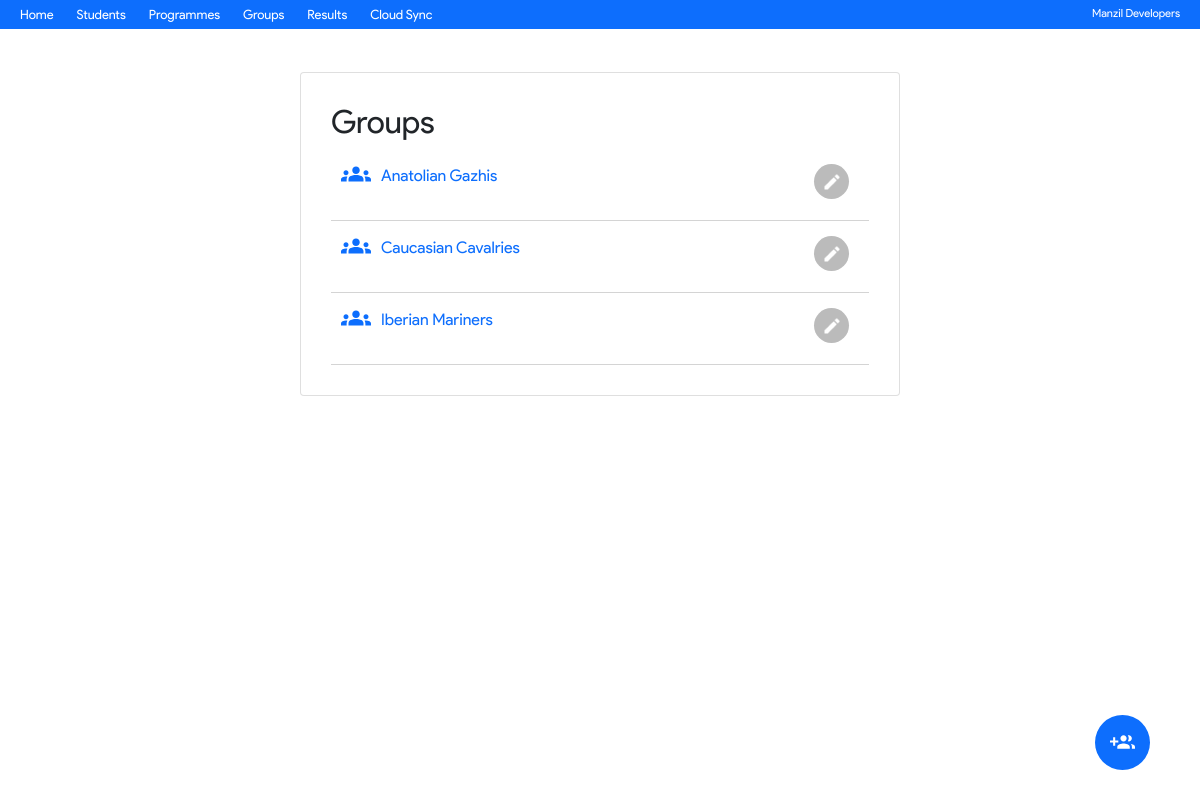
The app's page /team.php with its own data.
### tables this page shows
CREATE TABLE `team` (
  `id` int(11) NOT NULL,
  `name` varchar(255) NOT NULL,
  `code` varchar(10) NOT NULL,
  `point` int(11) NOT NULL,
  `floor` int(1) DEFAULT NULL
);

### team.php (the view, shortened to what this page needs)
<!DOCTYPE html>
<html lang="en">
<head>
<?php include 'inc/head.php'; ?>
    <link rel="stylesheet" href="css/style.css">
</head>
<body>
   <?php include'inc/nav.php';
   $sql = "SELECT * FROM team";
   $res = mysqli_query($conn, $sql);
   ?>
<div class="card centerCard">
    <h2>Groups</h2>
<?php
if(mysqli_num_rows($res)>0){
    while($row = mysqli_fetch_assoc($res)){
        echo'<a href="singleTeam.php?id='.$row['id'].'"><div class="snRow">
        <p><img src="img/team.svg" width="30px" style="margin-right:10px;margin-bottom:5px;">'.$row['name'].'
      <a href="editTeam.php?id='.$row['id'].'"><div class="ed"> <img src="img/edit.png" width="20px" alt="">
      </div></a>
        </p></div></a>';
    }
}
?>
</div>
<a href="addTeam.php">
<div class="floating" alt="Hey">
<img src="img/group_add.svg" width="25px" alt="">
</div>
</a>
</body>
</html>

### css/style.css (style rules this page uses)
body { font-family: 'MGregular'; margin: 0; }
body a { text-decoration: none; }
.centerCard { width: 50%; margin-left: 25%; padding: 30px; }
.snRow { position: relative; width: 100%; padding: 10px; border-bottom: 0.5px solid #d4d4d4; -webkit-transition: 0.4s ease; transition: 0.4s ease; }
.snRow .ed { position: absolute; right: 20px; top: 15px; bottom: 0; background: #bbbbbb; border-radius: 50%; padding: 5px; color: #fff; height: 35px; width: 35px; text-align: center; -webkit-box-align: center; -ms-flex-align: center; align-items: center; -webkit-user-select: none; -moz-user-select: none; -ms-user-select: none; user-select: none; -webkit-transition: 0.4s ease; transition: 0.4s ease; }
.snRow .ed a { color: #fff; }
.floating { position: fixed; right: 50px; bottom: 30px; background: #0D6EFD; color: #fff; padding: 10px; border-radius: 50%; height: 55px; width: 55px; display: -webkit-box; display: -ms-flexbox; display: flex; -webkit-box-align: center; -ms-flex-align: center; align-items: center; -webkit-box-pack: center; -ms-flex-pack: center; justify-content: center; text-align: center; vertical-align: middle; }

### records on screen
team: name "Anatolian Gazhis"
team: name "Caucasian Cavalries"
team: name "Iberian Mariners"
